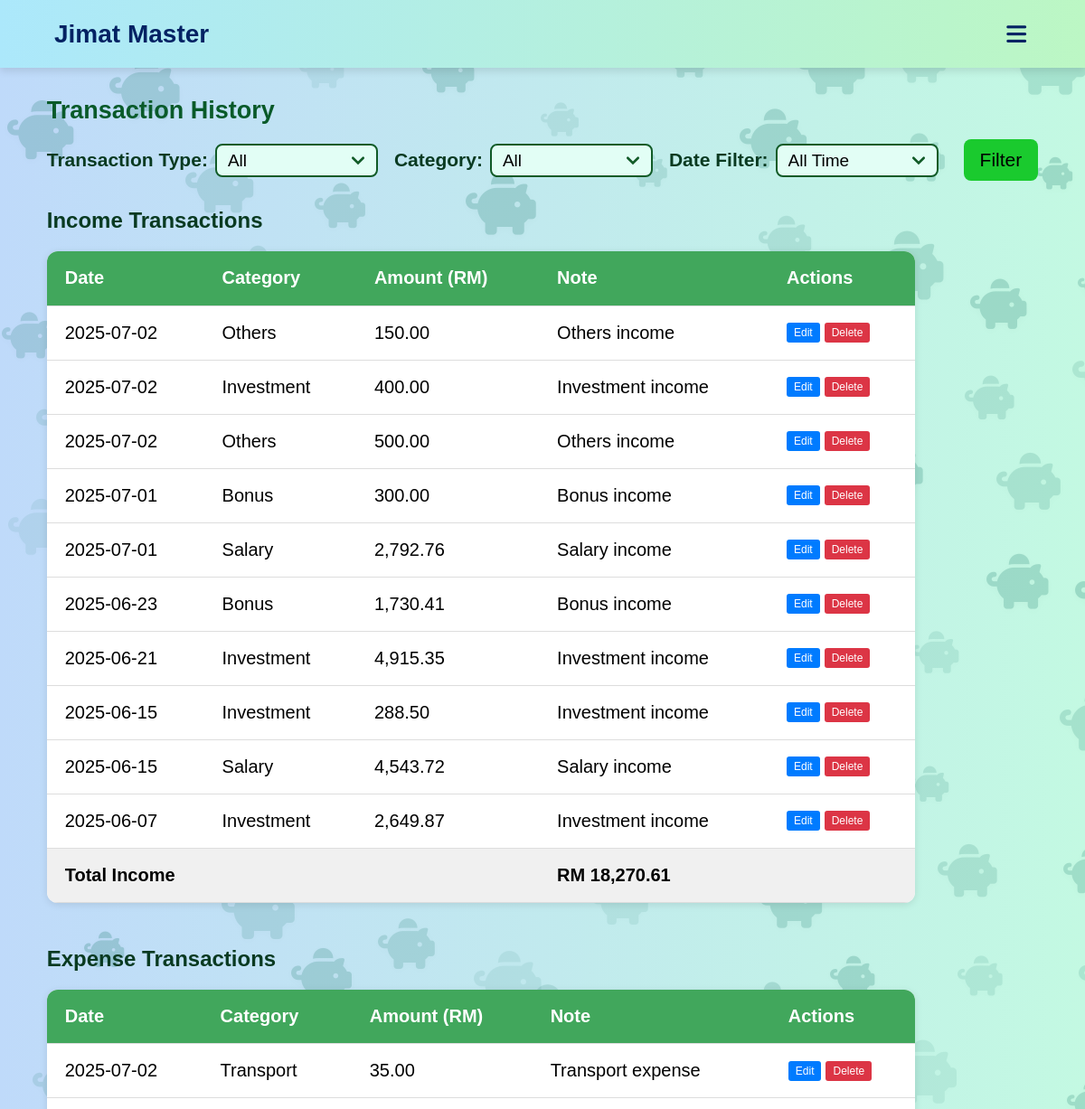
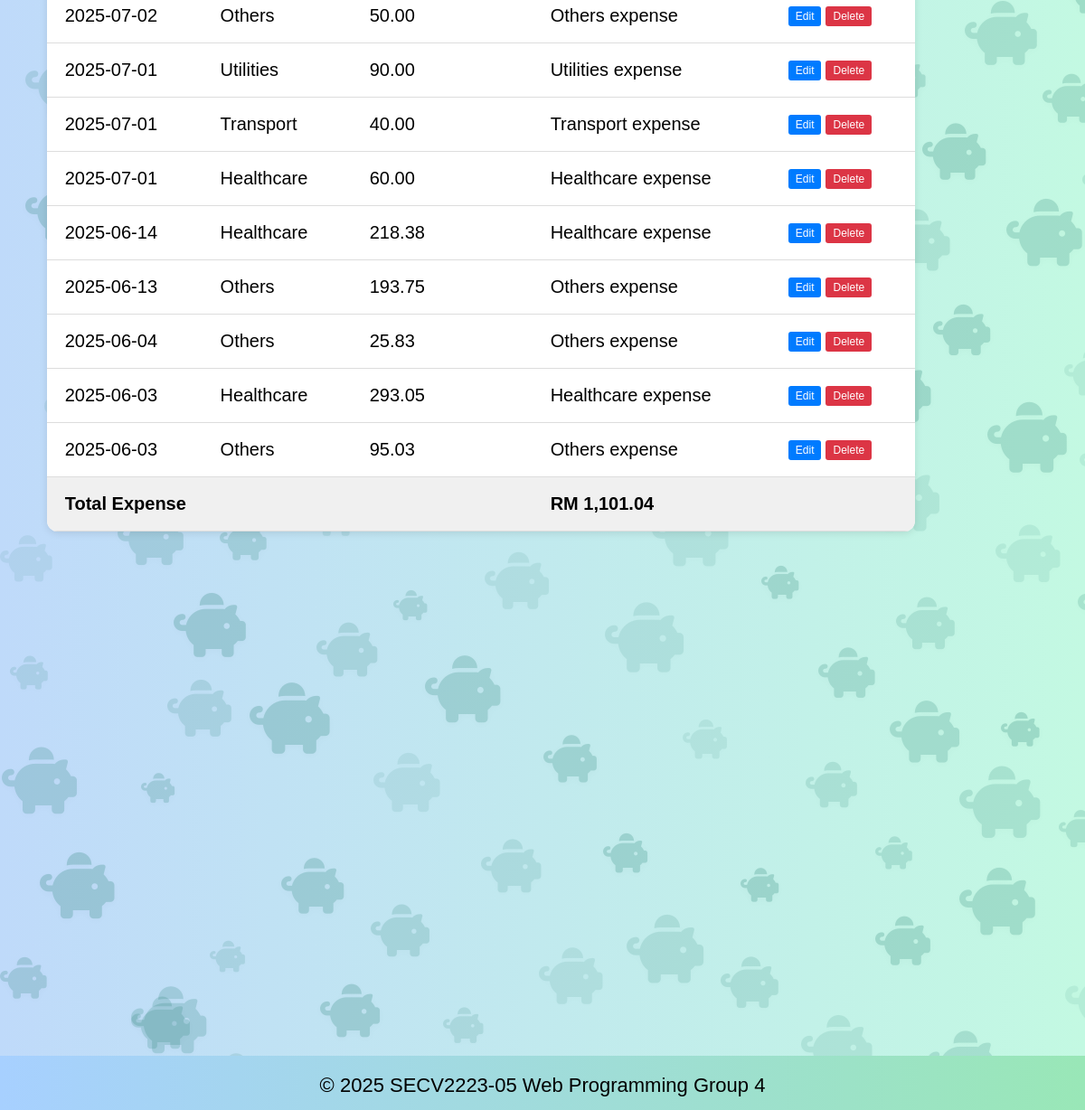
Screenshot of /overview.php (signed in) with the database file from the repository (2 pictures, top to bottom).
### tables this page shows
CREATE TABLE IF NOT EXISTS transactions (
    transaction_id INT AUTO_INCREMENT PRIMARY KEY,
    user_id INT NOT NULL,
    category_id INT NOT NULL,
    type ENUM('income', 'expense') NOT NULL,
    amount DECIMAL(10,2) NOT NULL,
    note TEXT,
    date DATE,
    FOREIGN KEY (user_id) REFERENCES users(user_id) ON DELETE CASCADE,
    FOREIGN KEY (category_id) REFERENCES categories(category_id) ON DELETE CASCADE
);

CREATE TABLE IF NOT EXISTS categories (
    category_id INT AUTO_INCREMENT PRIMARY KEY,
    name VARCHAR(50) NOT NULL,
    type VARCHAR(50) NOT NULL 
);

### overview.php (the view, shortened to what this page needs)
<!DOCTYPE html>
<html lang="en">
<head>
    <link rel="stylesheet" href="style.css">
    <link rel="stylesheet" href="https://cdnjs.cloudflare.com/ajax/libs/font-awesome/6.1.0/css/all.min.css">
</head>
<body>
    <div id="piggy-bg"></div>
    <div class="piggy-container" aria-hidden="true"></div>
    <?php
    include 'includes/db.php';
    $user_id = $_SESSION['user_id'];
    ?>
    <header>
        <nav aria-label="Main Navigation">
            <div class="headername">Jimat Master</div>
            <i class="fa-solid fa-bars" id="menuicon"></i>
        </nav>
    </header>
    <main class="overviewmain">
        <section id="overview">
            <h2>Transaction History</h2>
            <form method="GET" action="overview.php">
                <div class="filtergroup">
                    <label for="transactionType">Transaction Type:</label>
                    <select id="OtransactionType" name="type" onchange="this.form.submit()" required>
                        <?php
                        $selectedType = isset($_GET['type']) ? $_GET['type'] : 'all';
                        ?>
                        <option value="all" <?php echo ($selectedType == 'all') ? 'selected' : ''; ?>>All</option>
                    </select>
                </div>
                <div class="filtergroup">
                    <label for="category">Category:</label>
                    <select name="category" id="Ocategory">
                        <option value="">All</option>
                    </select>
                </div>
                <div class="filtergroup">
                    <label for="date_filter">Date Filter:</label>
                    <select name="date_filter" id="Odate_filter">
                        <option value="" <?php echo (!isset($_GET['date_filter']) || $_GET['date_filter'] == '') ? 'selected' : ''; ?>>All Time</option>
                    </select>
                </div>
                <div class="filtergroup">
                    <button type="submit" class="filterbtn">Filter</button>
                </div>
            </form>
            <?php
            $selectedType = isset($_GET['type']) ? $_GET['type'] : 'all';
            if ($selectedType === 'all') {
                $transactionTypes = ['income', 'expense'];
                foreach ($transactionTypes as $currentType) {
                    echo "<h3>" . ucfirst($currentType) . " Transactions</h3>";
                    echo "<table>";
                    echo "<thead>
                            <tr>
                                <th>Date</th>
                                <th>Category</th>
                                <th>Amount (RM)</th>
                                <th>Note</th>
                                <th>Actions</th>
                            </tr>
                          </thead>";
                    echo "<tbody>";
                    $sql = "SELECT t.*, c.name AS category_name FROM transactions t
                            JOIN categories c ON t.category_id = c.category_id
                            WHERE t.user_id = ? AND t.type = ?";
                    $params = [$user_id, $currentType];
                    $types = "is";
                    $sql .= " ORDER BY t.date DESC, t.transaction_id DESC";
                    $stmt = $conn->prepare($sql);
                    if ($stmt) {
                        $stmt->bind_param($types, ...$params);
                        $stmt->execute();
                        $result = $stmt->get_result();
                        if ($result->num_rows > 0) {
                            $total = 0;
                            while ($row = $result->fetch_assoc()) {
                                $total += $row['amount'];
                                echo "<tr id='row-{$row['transaction_id']}'>
                                        <td class='date-cell'>" . htmlspecialchars($row['date']) . "</td>
                                        <td class='category-cell' data-category-id='" . htmlspecialchars($row['category_id']) . "'>" . htmlspecialchars($row['category_name']) . "</td>
                                        <td class='amount-cell'>" . number_format($row['amount'], 2) . "</td>
                                        <td class='note-cell'>" . htmlspecialchars($row['note']) . "</td>
                                        <td class='action-cell'>
                                            <div class='action-buttons'>
                                                <button class='btn-edit' onclick='editTransaction({$row['transaction_id']})'>Edit</button>
                                                <button class='btn-delete' onclick='deleteTransaction({$row['transaction_id']})'>Delete</button>
                                            </div>
                                        </td>
                                      </tr>";
                            }
                            echo "<tr style='font-weight: bold; background-color: #f0f0f0;'>
                                    <td colspan='3'>Total " . ucfirst($currentType) . "</td>
                                    <td>RM " . number_format($total, 2) . "</td>
                                    <td></td>
                                  </tr>";
                        } else {
                            echo "<tr><td colspan='5' style='text-align: center; padding: 20px;'>No " . $currentType . " transactions found.</td></tr>";
                        }
                    } else {
                        echo "<tr><td colspan='5' style='text-align: center; padding: 20px; color: red;'>Error preparing query: " . htmlspecialchars($conn->error) . "</td></tr>";
                    }
                    echo "</tbody>";
                    echo "</table>";
                    echo "<br>";
                }
            }
            ?>
        </section>
    </main>
    <footer>
        <div class="footercontainer">
            <p>
                <span class="footeryear">&copy; <span id="current-year"></span> SECV2223-05</span>
                <span class="footergroup">Web Programming Group 4</span>
            </p>
        </div>
    </footer>
</body>
</html>

### rows the page displays
transactions: date "2025-07-02", category.name "Others", amount "150.00", note "Others income"
transactions: date "2025-07-02", category.name "Investment", amount "400.00", note "Investment income"
transactions: date "2025-07-02", category.name "Others", amount "500.00", note "Others income"
transactions: date "2025-07-01", category.name "Bonus", amount "300.00", note "Bonus income"
transactions: date "2025-07-01", category.name "Salary", amount "2,792.76", note "Salary income"
transactions: date "2025-06-23", category.name "Bonus", amount "1,730.41", note "Bonus income"
transactions: date "2025-06-21", category.name "Investment", amount "4,915.35", note "Investment income"
transactions: date "2025-06-15", category.name "Investment", amount "288.50", note "Investment income"
transactions: date "2025-06-15", category.name "Salary", amount "4,543.72", note "Salary income"
transactions: date "2025-06-07", category.name "Investment", amount "2,649.87", note "Investment income"
transactions: date "2025-07-02", category.name "Transport", amount "35.00", note "Transport expense"
transactions: date "2025-07-02", category.name "Others", amount "50.00", note "Others expense"
transactions: date "2025-07-01", category.name "Utilities", amount "90.00", note "Utilities expense"
transactions: date "2025-07-01", category.name "Transport", amount "40.00", note "Transport expense"
transactions: date "2025-07-01", category.name "Healthcare", amount "60.00", note "Healthcare expense"
transactions: date "2025-06-14", category.name "Healthcare", amount "218.38", note "Healthcare expense"
transactions: date "2025-06-13", category.name "Others", amount "193.75", note "Others expense"
transactions: date "2025-06-04", category.name "Others", amount "25.83", note "Others expense"
transactions: date "2025-06-03", category.name "Healthcare", amount "293.05", note "Healthcare expense"
transactions: date "2025-06-03", category.name "Others", amount "95.03", note "Others expense"

### other values shown
$currentType "Income"
$total "18,270.61"
$currentType "Expense"
$total "1,101.04"
